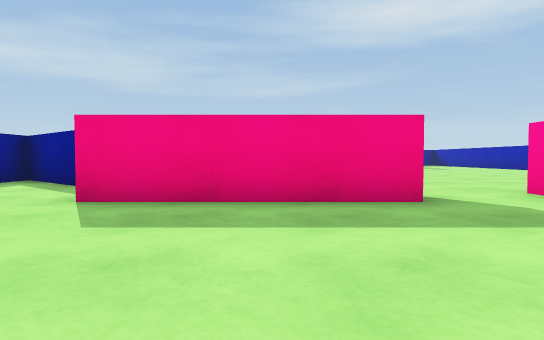
[1] (above)

24 first-person views from a walk through a Unity game level. The camera is 0.51 m above the floor, tilts 2° down and sees 75° across. The floor is counted in squares, 1 m on a side. Each view is taken from the middle of a square. On the plan, view 1 faces up. The plan holds only what a view shows up to about 9 squares ahead; the rest is blank. The player character is not drawn. Surface patterns are stand-ins for the level's own textures.

[2]
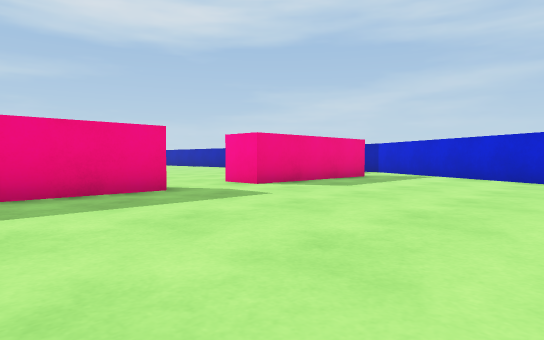

[3]
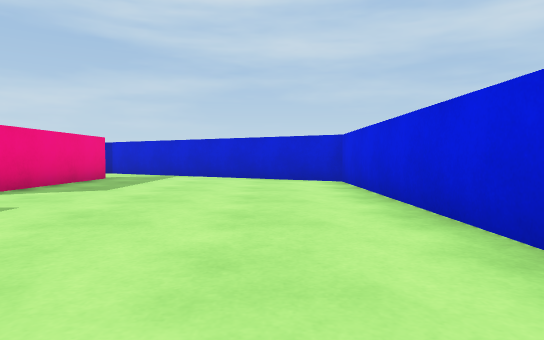

[4]
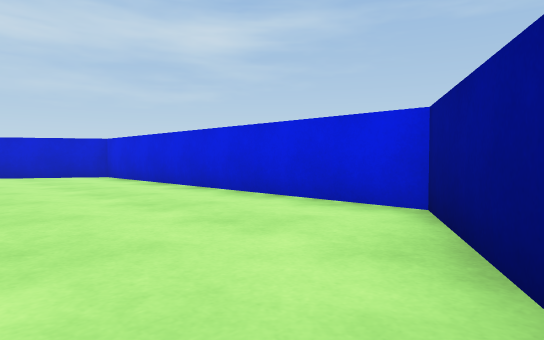

[5]
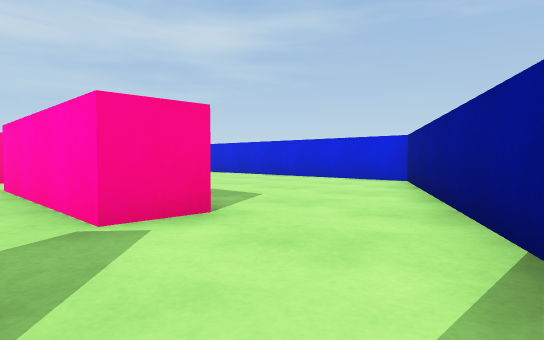

[6]
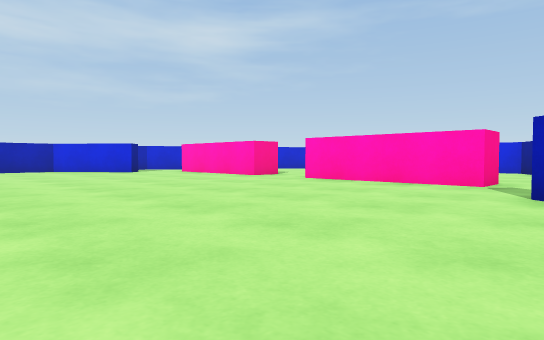

[7]
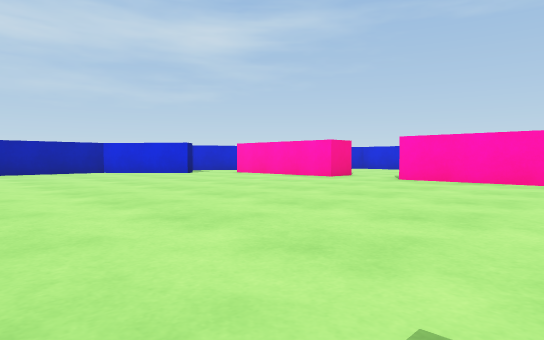

[8]
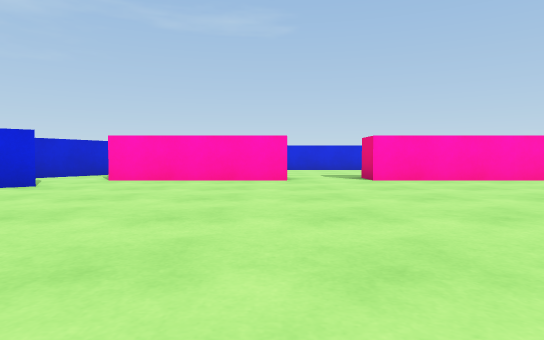

[9]
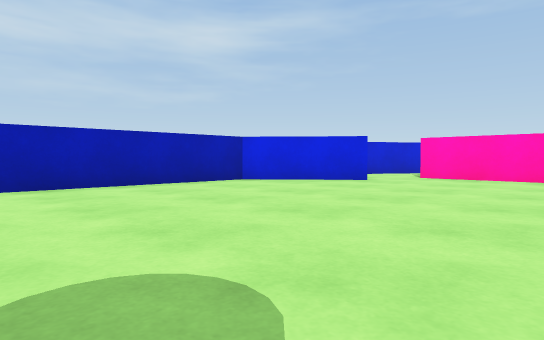

[10]
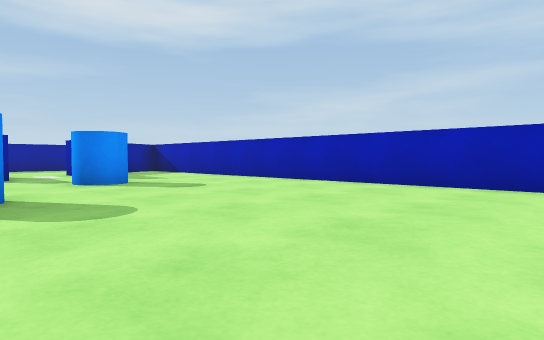

[11]
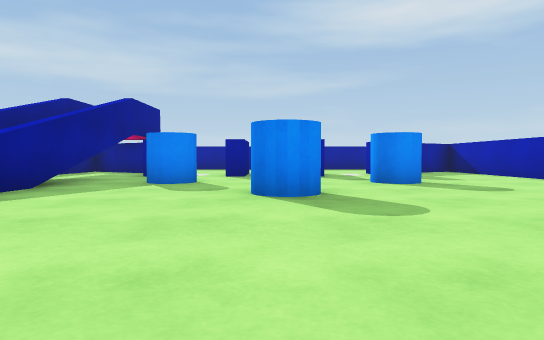

[12]
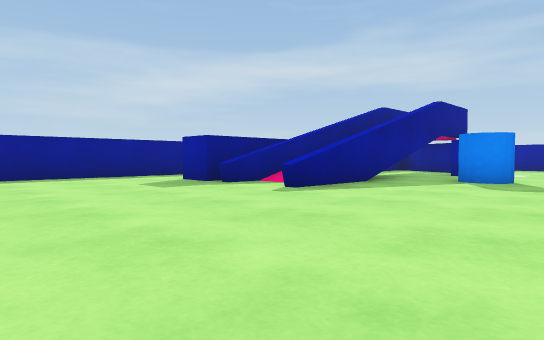

[13]
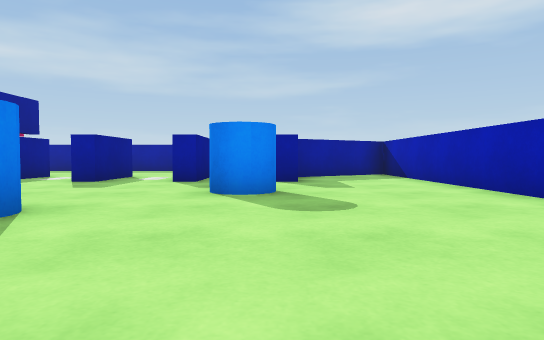

[14]
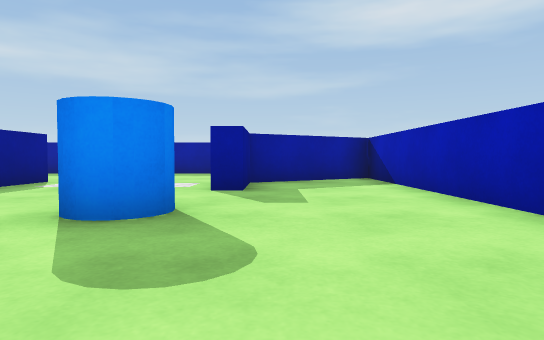

[15]
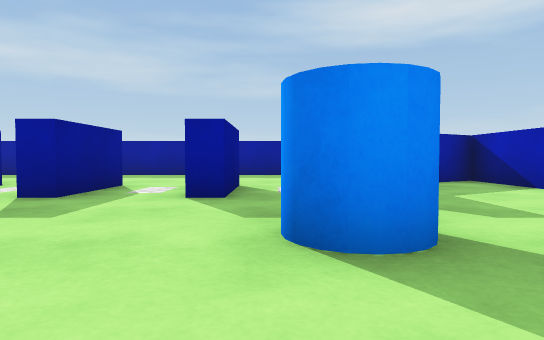

[16]
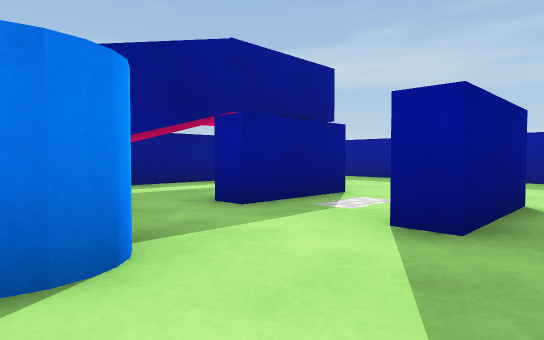

[17]
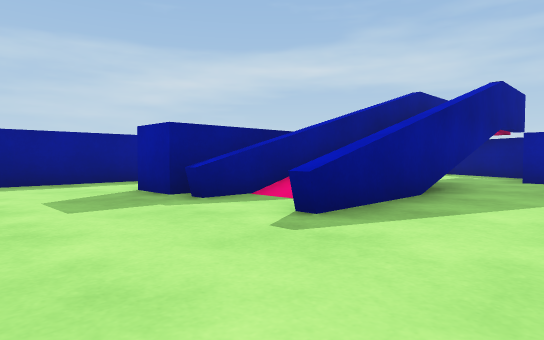

[18]
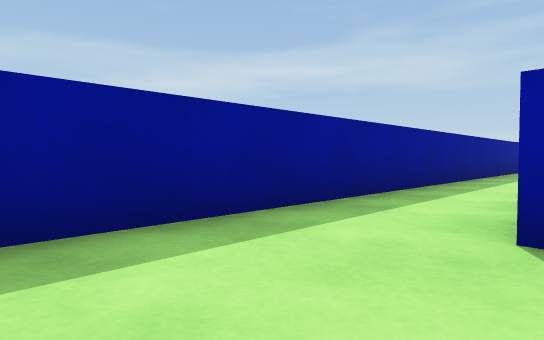

[19]
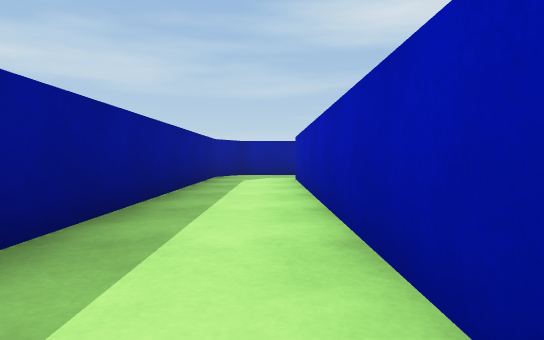

[20]
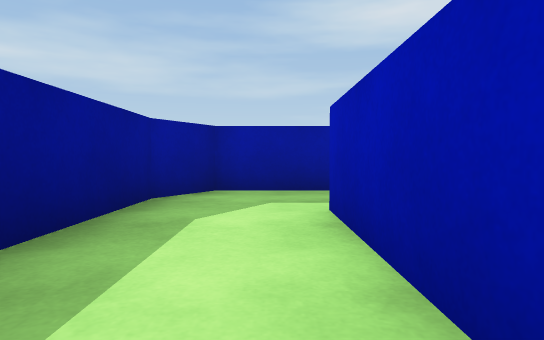

[21]
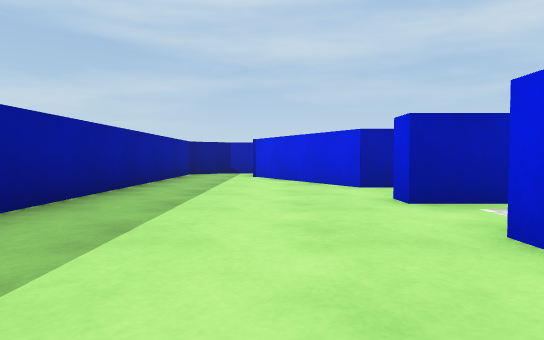

[22]
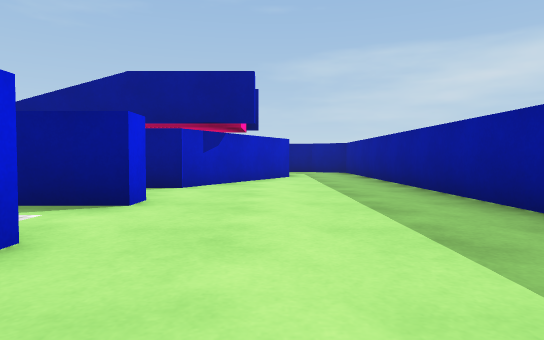

[23]
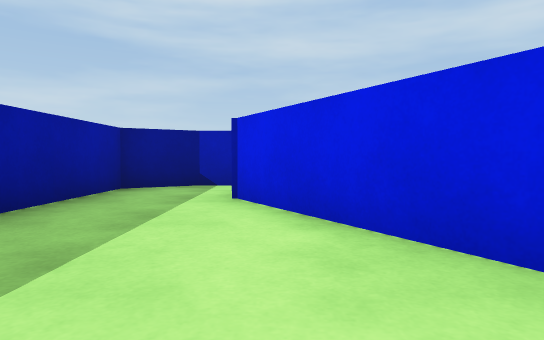

[24]
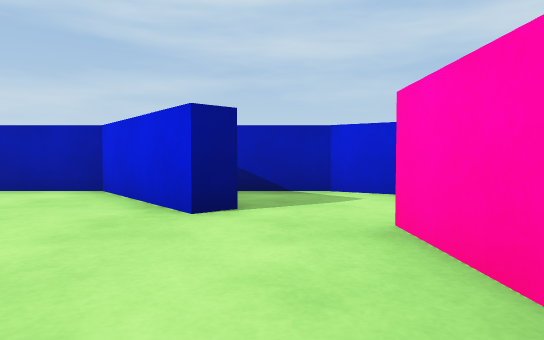

### Floor plan
Points are (right, up) in squares from view 1. A wall is a line through its corners. A room is listed if a view was taken in it or the views show most of it. See-through windows are left out.
Room 1 (views 1, 2, 3, 4)
walls: (1.7, 4.1) (-2.3, 4.1); (7.8, 4.1) (3.7, 4.1); (-3.8, 2.3) (-1.6, -1.5) (6.5, -1.5) (8.7, 2.2)
ways out: opening at (-3, 3) to room 2; opening at (2.5, 4.5) to room 2; opening at (8, 4) to room 2
Room 2 (views 5, 6, 7, 8, 9, 10, 11, 12, 13, 14, 15, 16, 17, 18, 24)
walls: (-1.8, 14.4) (-1.8, 13.4); (-2.4, 14.5) (-2.4, 13.5) (-3.5, 13.5); (8.5, 6.3) (8.2, 6.7) (10.4, 8.6) (10.4, 22.8) (7.6, 21.2) (7.6, 19.5) (7, 19.5); (3.3, 19.5) (2.8, 19.5); (5.4, 19.5) (4.9, 19.5); (3.7, 4.1) (3.7, 5.1) (7.8, 5.1); (1.1, 19.5) (0.5, 19.5); (0, 19) (0, 13.4); (-3.5, 6.3) (-5.5, 8) (-5.5, 7.1); (-5.5, 12.4) (-5.5, 10.2); (9.7, 3.9) (10.4, 5.2) (10.4, 6.6); (-2.3, 4.1) (-2.3, 5.1) (1.7, 5.1) (1.7, 4.1); (-4.7, 3.8) (-3.8, 2.3)
ways out: opening at (-3, 3) to room 1; opening at (2.5, 4.5) to room 1; opening at (8, 4) to room 1; opening at (-4.5, 13.5) to room 3; opening at (2, 20.5) to room 3; opening at (4, 20.5) to room 3; opening at (6, 20.5) to room 3; opening at (-1, 15)
objects: blue cylinder (2, 17) to (2, 18); blue cylinder (4, 15); blue cylinder (6, 17) to (7, 18)
Room 3 (views 19, 20, 21, 22, 23)
walls: (2.8, 21.5) (3.3, 21.5) (3.3, 19.5); (4.9, 20.4) (4.9, 21.5) (5.4, 21.5) (5.4, 19.5); (-2, 23.2) (1.1, 21.5) (1.1, 19.5); (7, 20.9) (7, 21.5) (10.4, 23.4); (-3.4, 15.6) (-3.4, 23.5); (12.5, 24.3) (11.8, 25.5) (-4.9, 25.5) (-5.5, 24.4) (-5.5, 12.4)
ways out: opening at (-4.5, 13.5) to room 2; opening at (2, 20.5) to room 2; opening at (4, 20.5) to room 2; opening at (6, 20.5) to room 2; opening at (11, 24)

Positions as (right, up) in squares from view 1, and headings:
1: (0, 0), facing up
2: (-1, -1), facing up-right
3: (-1, 0), facing right
4: (-3, 2), facing down-right
5: (-5, 6), facing down-right
6: (-4, 12), facing down-right
7: (-2, 13), facing down-right
8: (4, 13), facing down
9: (4, 14), facing down-right
10: (4, 10), facing up-right
11: (4, 10), facing up
12: (4, 9), facing up-left
13: (7, 12), facing up
14: (8, 14), facing up
15: (6, 15), facing up
16: (4, 17), facing up-left
17: (2, 11), facing up-left
18: (-3, 11), facing up-left
19: (-4, 15), facing up
20: (-4, 20), facing up
21: (1, 23), facing right
22: (7, 23), facing left
23: (6, 23), facing right
24: (5, 6), facing right
